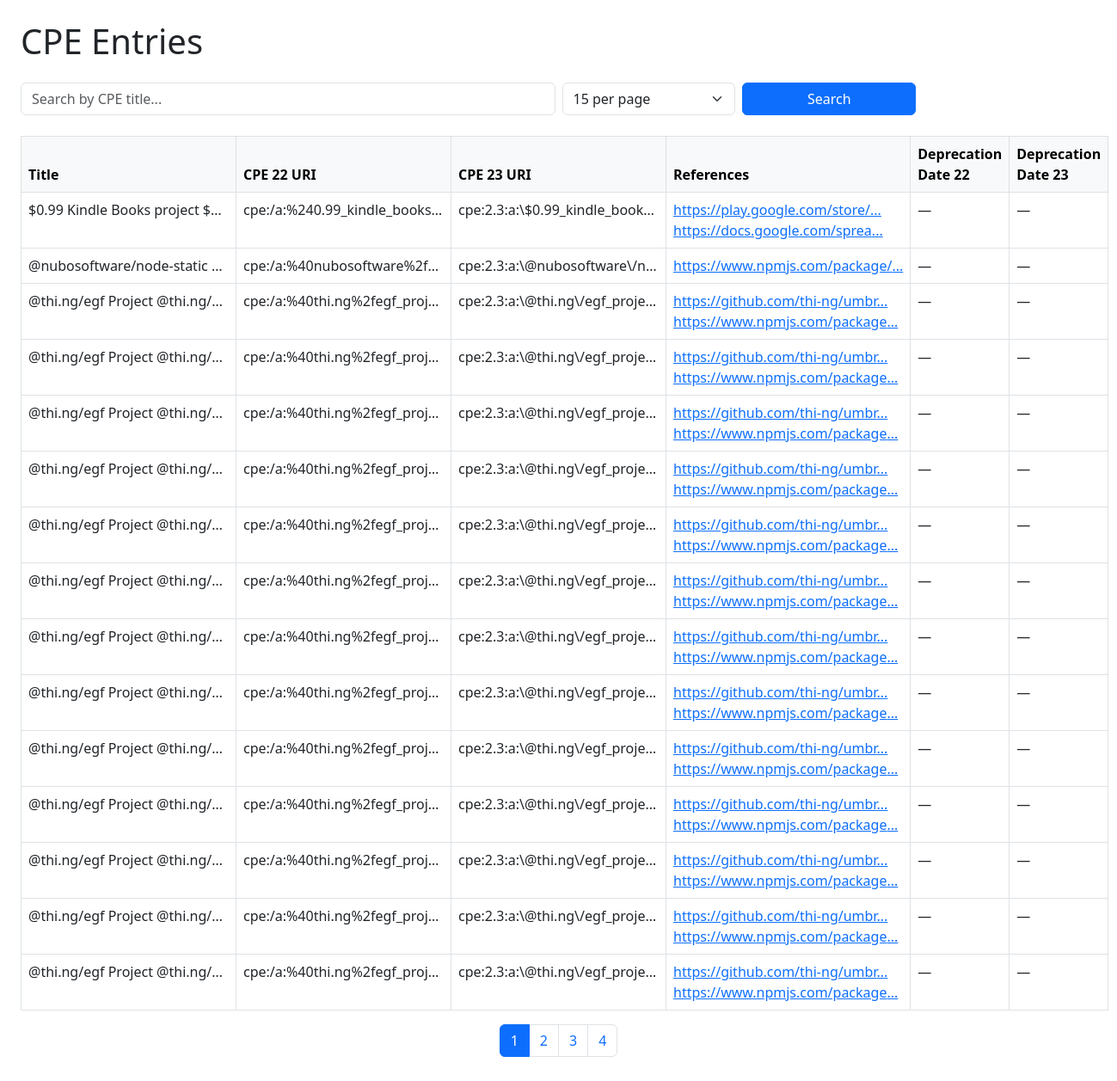
The page / on the database its author committed.
### Step2-3.py (models this page shows)
class CPE(db.Model):
    id = db.Column(db.Integer, primary_key=True)
    title = db.Column(db.String)
    cpe_22_uri = db.Column(db.String)
    cpe_23_uri = db.Column(db.String)
    references = db.Column(db.String)
    deprecated_22 = db.Column(db.String)
    deprecation_date_23 = db.Column(db.String)

### Step2-3.py (the view)
@app.route("/")
def index():
    query = request.args.get("q", "").strip()
    page = int(request.args.get("page", 1))
    limit = int(request.args.get("limit", 15))
    offset = (page - 1) * limit
    base_query = CPE.query
    if query:
        base_query = base_query.filter(CPE.title.ilike(f"%{query}%"))
    total = base_query.count()
    cpes = base_query.order_by(CPE.id).offset(offset).limit(limit).all()
    return render_template(
        "index.html",
        cpes=cpes,
        page=page,
        limit=limit,
        total=total,
        request=request  # pass request explicitly so request.args works in template
    )

### templates/index.html (shortened to what this page needs)
<!DOCTYPE html>
<html lang="en">
<head>
    <link href="https://cdn.jsdelivr.net/npm/bootstrap@5.3.0/dist/css/bootstrap.min.css" rel="stylesheet">
</head>
<body class="p-4">
    <h1 class="mb-4">CPE Entries</h1>
    <form class="mb-4" method="get" action="/">
        <div class="row g-2">
            <div class="col-md-6">
                <input type="text" name="q" class="form-control" placeholder="Search by CPE title..." value="{{ request.args.get('q', '') }}">
            </div>
            <div class="col-md-2">
                <select class="form-select" name="limit">
                    {% for val in [15, 25, 50] %}
                        <option value="{{ val }}" {% if limit == val %}selected{% endif %}>{{ val }} per page</option>
                    {% endfor %}
                </select>
            </div>
            <div class="col-md-2">
                <button class="btn btn-primary w-100">Search</button>
            </div>
        </div>
    </form>
    <table class="table table-bordered table-hover">
        <thead class="table-light">
            <tr>
                <th>Title</th>
                <th>CPE 22 URI</th>
                <th>CPE 23 URI</th>
                <th>References</th>
                <th>Deprecation Date 22</th>
                <th>Deprecation Date 23</th>
            </tr>
        </thead>
        <tbody>
            {% if cpes %}
                {% for c in cpes %}
                <tr>
                    <td class="truncate" title="{{ c.title }}">{{ c.title }}</td>
                    <td class="truncate" title="{{ c.cpe_22_uri }}">{{ c.cpe_22_uri }}</td>
                    <td class="truncate" title="{{ c.cpe_23_uri }}">{{ c.cpe_23_uri }}</td>
                    <td>
                        {% set refs = c.references.split(',') %}
                        {% if refs|length > 2 %}
                            <a href="{{ refs[0] }}" target="_blank" title="{{ refs[0] }}">{{ refs[0][:30] }}...</a><br>
                            <a href="{{ refs[1] }}" target="_blank" title="{{ refs[1] }}">{{ refs[1][:30] }}...</a><br>
                            <a href="#" title="More Links" data-bs-toggle="tooltip" data-bs-title="{{ refs[2:]|join(', ') }}">+{{ refs|length - 2 }} more</a>
                        {% else %}
                            {% for r in refs %}
                                <a href="{{ r }}" target="_blank" title="{{ r }}">{{ r[:30] }}...</a><br>
                            {% endfor %}
                        {% endif %}
                    </td>
                    <td>{{ c.deprecated_22 or "—" }}</td>
                    <td>{{ c.deprecation_date_23.strftime('%b %d, %Y') if c.deprecation_date_23 else "—" }}</td>
                </tr>
                {% endfor %}
            {% else %}
                <tr>
                    <td colspan="6" class="text-center text-muted">No results found.</td>
                </tr>
            {% endif %}
        </tbody>
    </table>
    {% if total > limit %}
    <nav aria-label="Page navigation">
        <ul class="pagination justify-content-center">
            {% for p in range(1, (total // limit) + 2) %}
                <li class="page-item {% if p == page %}active{% endif %}">
                    <a class="page-link" href="?q={{ request.args.get('q', '') }}&page={{ p }}&limit={{ limit }}">{{ p }}</a>
                </li>
            {% endfor %}
        </ul>
    </nav>
    {% endif %}
</body>
</html>

### templates/index.html (style rules this page uses)
.truncate { max-width: 250px; white-space: nowrap; overflow: hidden; text-overflow: ellipsis; }

### rows shown on the page
CPE: title "$0.99 Kindle Books project $…", cpe_22_uri "cpe:/a:%240.99_kindle_books…", cpe_23_uri "cpe:2.3:a:\\$0.99_kindle_book…", r "https://play.google.com/store/" "https://docs.google.com/sprea", deprecated_22 "—", deprecation_date_23 "—"
CPE: title "@nubosoftware/node-static…", cpe_22_uri "cpe:/a:%40nubosoftware%2f…", cpe_23_uri "cpe:2.3:a:\\@nubosoftware\\/n…", references "https://www.npmjs.com/package/", deprecated_22 "—", deprecation_date_23 "—"
CPE: title "@thi.ng/egf Project @thi.ng/…", cpe_22_uri "cpe:/a:%40thi.ng%2fegf_proj…", cpe_23_uri "cpe:2.3:a:\\@thi.ng\\/egf_proje…", r "https://github.com/thi-ng/umbr" "https://www.npmjs.com/package", deprecated_22 "—", deprecation_date_23 "—"
CPE: title "@thi.ng/egf Project @thi.ng/…", cpe_22_uri "cpe:/a:%40thi.ng%2fegf_proj…", cpe_23_uri "cpe:2.3:a:\\@thi.ng\\/egf_proje…", r "https://github.com/thi-ng/umbr" "https://www.npmjs.com/package", deprecated_22 "—", deprecation_date_23 "—"
CPE: title "@thi.ng/egf Project @thi.ng/…", cpe_22_uri "cpe:/a:%40thi.ng%2fegf_proj…", cpe_23_uri "cpe:2.3:a:\\@thi.ng\\/egf_proje…", r "https://github.com/thi-ng/umbr" "https://www.npmjs.com/package", deprecated_22 "—", deprecation_date_23 "—"
CPE: title "@thi.ng/egf Project @thi.ng/…", cpe_22_uri "cpe:/a:%40thi.ng%2fegf_proj…", cpe_23_uri "cpe:2.3:a:\\@thi.ng\\/egf_proje…", r "https://github.com/thi-ng/umbr" "https://www.npmjs.com/package", deprecated_22 "—", deprecation_date_23 "—"
CPE: title "@thi.ng/egf Project @thi.ng/…", cpe_22_uri "cpe:/a:%40thi.ng%2fegf_proj…", cpe_23_uri "cpe:2.3:a:\\@thi.ng\\/egf_proje…", r "https://github.com/thi-ng/umbr" "https://www.npmjs.com/package", deprecated_22 "—", deprecation_date_23 "—"
CPE: title "@thi.ng/egf Project @thi.ng/…", cpe_22_uri "cpe:/a:%40thi.ng%2fegf_proj…", cpe_23_uri "cpe:2.3:a:\\@thi.ng\\/egf_proje…", r "https://github.com/thi-ng/umbr" "https://www.npmjs.com/package", deprecated_22 "—", deprecation_date_23 "—"
CPE: title "@thi.ng/egf Project @thi.ng/…", cpe_22_uri "cpe:/a:%40thi.ng%2fegf_proj…", cpe_23_uri "cpe:2.3:a:\\@thi.ng\\/egf_proje…", r "https://github.com/thi-ng/umbr" "https://www.npmjs.com/package", deprecated_22 "—", deprecation_date_23 "—"
CPE: title "@thi.ng/egf Project @thi.ng/…", cpe_22_uri "cpe:/a:%40thi.ng%2fegf_proj…", cpe_23_uri "cpe:2.3:a:\\@thi.ng\\/egf_proje…", r "https://github.com/thi-ng/umbr" "https://www.npmjs.com/package", deprecated_22 "—", deprecation_date_23 "—"
CPE: title "@thi.ng/egf Project @thi.ng/…", cpe_22_uri "cpe:/a:%40thi.ng%2fegf_proj…", cpe_23_uri "cpe:2.3:a:\\@thi.ng\\/egf_proje…", r "https://github.com/thi-ng/umbr" "https://www.npmjs.com/package", deprecated_22 "—", deprecation_date_23 "—"
CPE: title "@thi.ng/egf Project @thi.ng/…", cpe_22_uri "cpe:/a:%40thi.ng%2fegf_proj…", cpe_23_uri "cpe:2.3:a:\\@thi.ng\\/egf_proje…", r "https://github.com/thi-ng/umbr" "https://www.npmjs.com/package", deprecated_22 "—", deprecation_date_23 "—"
CPE: title "@thi.ng/egf Project @thi.ng/…", cpe_22_uri "cpe:/a:%40thi.ng%2fegf_proj…", cpe_23_uri "cpe:2.3:a:\\@thi.ng\\/egf_proje…", r "https://github.com/thi-ng/umbr" "https://www.npmjs.com/package", deprecated_22 "—", deprecation_date_23 "—"
CPE: title "@thi.ng/egf Project @thi.ng/…", cpe_22_uri "cpe:/a:%40thi.ng%2fegf_proj…", cpe_23_uri "cpe:2.3:a:\\@thi.ng\\/egf_proje…", r "https://github.com/thi-ng/umbr" "https://www.npmjs.com/package", deprecated_22 "—", deprecation_date_23 "—"
CPE: title "@thi.ng/egf Project @thi.ng/…", cpe_22_uri "cpe:/a:%40thi.ng%2fegf_proj…", cpe_23_uri "cpe:2.3:a:\\@thi.ng\\/egf_proje…", r "https://github.com/thi-ng/umbr" "https://www.npmjs.com/package", deprecated_22 "—", deprecation_date_23 "—"

### other values the page prints
{{ p }} "1" "2" "3" "4"
form field limit "15 per page"
